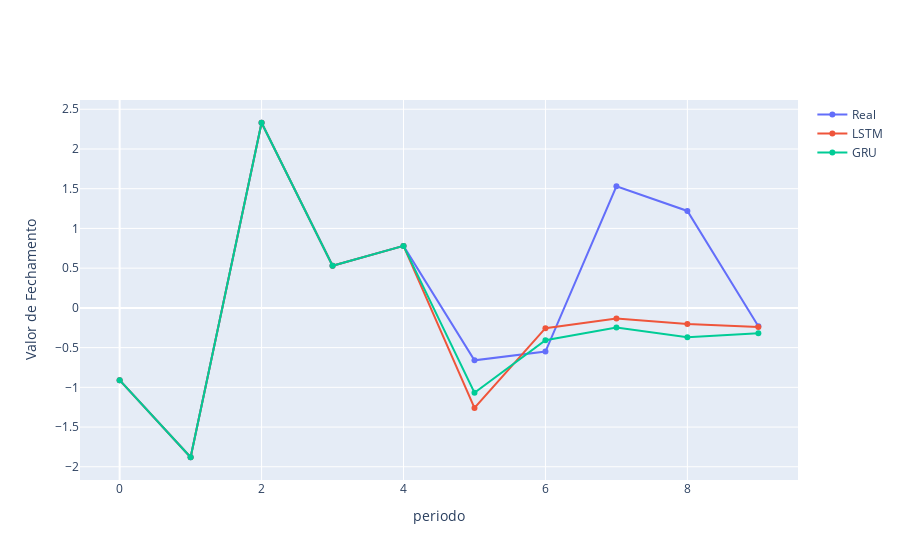

Notebook code for this chart:
### Code cell
import plotly.graph_objs as go
fig = go.Figure()

fig.add_trace(go.Scatter(
   y=bova11['close_change'][-10:],
   name="Real")
)

fig.add_trace(go.Scatter(
   y=pred_5_lstm['close_change'][-10:],
   name="LSTM")
)

fig.add_trace(go.Scatter(
   y=pred_5_gru.close_change[-10:],
   name="GRU")
)

fig.update_layout(
   #title="Banda de Bollinger superior e inferior dos ultimos 60 dias de fechamento de 2009 a Fev 2023",
    yaxis_title="Valor de Fechamento",
    xaxis_title="periodo",
   #legend_title="legend",
)
fig.show()

### Figure 1 — Plotly figure (JSON) as saved in the notebook; plotly's stock layout.template omitted (floating-point values rounded to 4 significant figures)
{"data": [{"name": "Real", "type": "scatter", "y": [-0.91, -1.88, 2.33, 0.53, 0.78, -0.66, -0.55, 1.53, 1.22, -0.23]}, {"name": "LSTM", "type": "scatter", "y": [-0.91, -1.88, 2.33, 0.53, 0.78, -1.26, -0.2551, -0.1332, -0.2039, -0.2411]}, {"name": "GRU", "type": "scatter", "y": [-0.91, -1.88, 2.33, 0.53, 0.78, -1.069, -0.408, -0.2478, -0.3699, -0.3192]}], "layout": {"xaxis": {"title": {"text": "periodo"}}, "yaxis": {"title": {"text": "Valor de Fechamento"}}}}
